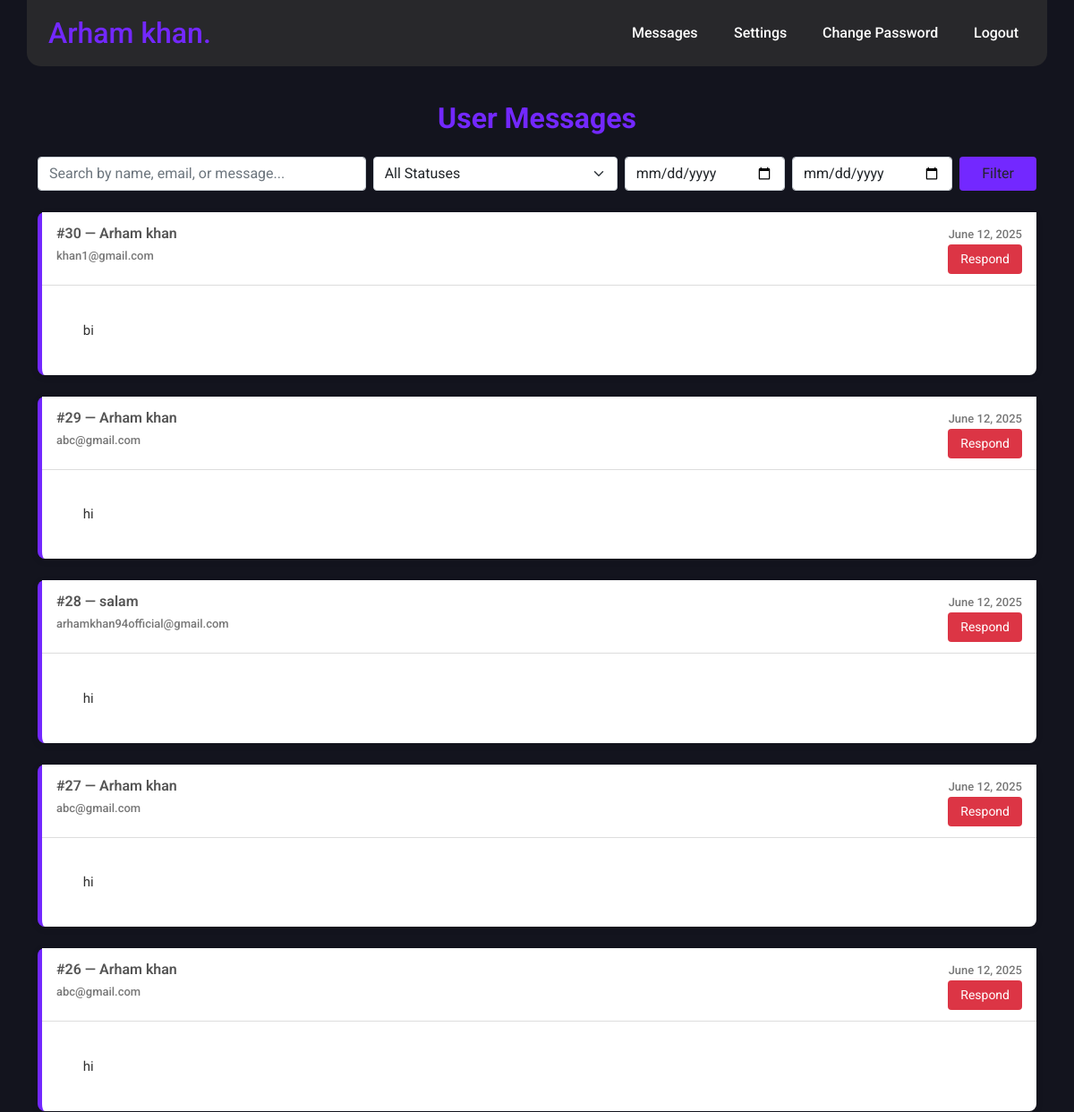
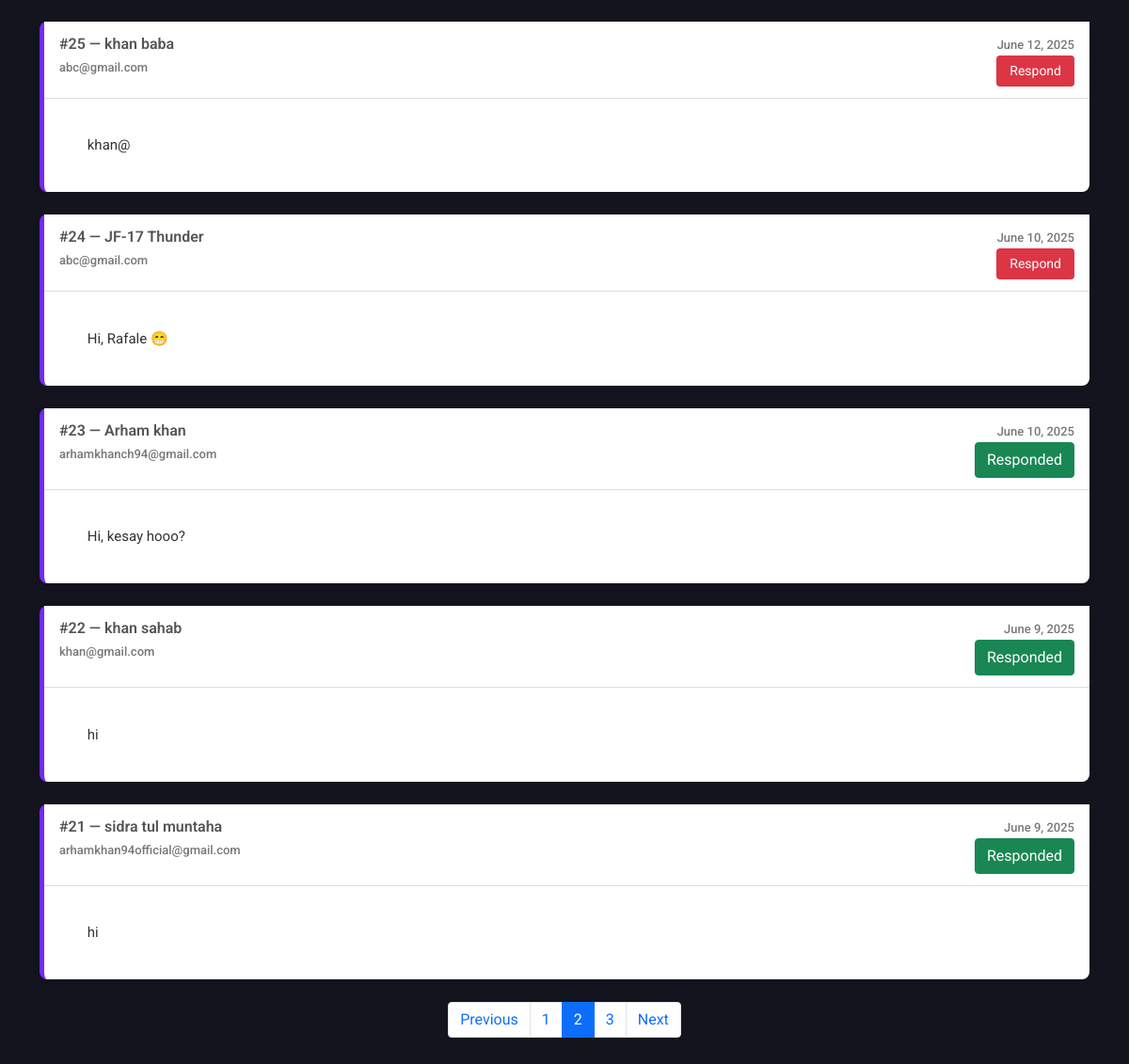
The app's page /my-portfolio-admin/?page=2 (signed in) with its own data (2 pictures, top to bottom).
### portfolioApp/models.py (models this page shows)
class ContactMessage(models.Model):
    name = models.CharField(max_length=100)
    email = models.EmailField()
    message = models.TextField()
    created_at = models.DateField(default=timezone.now)
    responded = models.BooleanField(default=False)

### portfolioApp/views.py (the view)
# urls.py: path('my-portfolio-admin/', views.mainAdmin, name='mainAdmin'),
@login_required(login_url='/login/')
def mainAdmin(request):
    profile = models.Profile.objects.first()
    messages = ContactMessage.objects.all().order_by('-id')  # latest first
    query = request.GET.get('q', '')
    status = request.GET.get('status', '')
    start_date = request.GET.get('start_date', '')
    end_date = request.GET.get('end_date', '')
    if query:
        messages = messages.filter(
            Q(name__icontains=query) |
            Q(email__icontains=query) |
            Q(message__icontains=query)
        )
    if status == 'responded':
        messages = messages.filter(responded=True)
    elif status == 'not_responded':
        messages = messages.filter(responded=False)
    else:
        messages = messages
    if start_date:
        messages = messages.filter(created_at__gte=start_date)
    if end_date:
        messages = messages.filter(created_at__lte=end_date)
    paginator = Paginator(messages, 10)
    page_number = request.GET.get('page')
    page_obj = paginator.get_page(page_number)
    colors  = models.Color.objects.first()
    context = {
        'contactMessages': page_obj,  # use page_obj here
        'profile' : profile,
        'is_admin': True,
        'colors': colors,
    }
    return render(request, 'mainAdmin/mainAdmin.html', context)

### portfolioApp/templates/mainAdmin/mainAdmin.html (shortened to what this page needs)
{% extends "base.html" %}
{% load static %}
{% block content %}
{% include "navbar.html" %}
<div class="container py-5" style='margin-top : 65px;'>
  <h2 class="mb-4 text-center heading">User Messages</h2>
  <form method="GET" class="mb-4">
  <div class="row g-2 align-items-center">
    <div class="col-md-4">
      <input type="text" name="q" class="form-control" placeholder="Search by name, email, or message..." value="{{ request.GET.q }}">
    </div>
    <div class="col-md-3">
      <select name="status" class="form-select">
        <option value="">All Statuses</option>
      </select>
    </div>
    <div class="col-md-2">
      <input type="date" name="start_date" class="form-control" value="{{ request.GET.start_date }}">
    </div>
    <div class="col-md-2">
      <input type="date" name="end_date" class="form-control" value="{{ request.GET.end_date }}">
    </div>
    <div class="col-md-1">
      <button type="submit" class="btn w-100" style='background : var(--color-3);'>Filter</button>
    </div>
  </div>
</form>
{% if contactMessages %}
      {% for message in contactMessages %}
  <div class="message-card">
    <div class="message-header">
      <div>
        <span class="card-label">#{{ message.id }} — {{ message.name }}</span><br>
        <span class="small-text">{{ message.email }}</span>
      </div>
      <div class="text-end">
        <span class="small-text">{{ message.created_at}}</span><br>
        <a href="{% url 'mark_responded' message.id %}"
          class="btn {% if message.responded %}btn-success{% else %}btn-danger respond-btn{% endif %}">
          {% if message.responded %}
            Responded
          {% else %}
            Respond
          {% endif %}
        </a>
      </div>
    </div>
    <div class="message-body">
      <div class="message-box">
        {{ message.message }}
      </div>
    </div>
  </div>
  {% endfor %}
{% else %}
  <div class="alert alert-warning text-center mt-4">
    No messages found matching your criteria.
  </div>
{% endif %}
{% with request.GET.urlencode as query_params %}
  {% if query_params %}
    {% with '&'|add:query_params|cut:'page=' as query_string %}
      <nav class="mt-4">
        <ul class="pagination justify-content-center">
          {% if contactMessages.has_previous %}
            <li class="page-item">
              <a class="page-link" href="?page={{ contactMessages.previous_page_number }}{{ query_string }}">Previous</a>
            </li>
          {% endif %}
          {% for num in contactMessages.paginator.page_range %}
            <li class="page-item {% if contactMessages.number == num %}active{% endif %}">
              <a class="page-link" href="?page={{ num }}{{ query_string }}">{{ num }}</a>
            </li>
          {% endfor %}
          {% if contactMessages.has_next %}
            <li class="page-item">
              <a class="page-link" href="?page={{ contactMessages.next_page_number }}{{ query_string }}">Next</a>
            </li>
          {% endif %}
        </ul>
      </nav>
    {% endwith %}
  {% endif %}
{% endwith %}
{% endblock content %}

### portfolioApp/static/css/style.css (style rules this page uses)
* { margin: 0; padding: 0; box-sizing: border-box; }
html, body { background-color: var(--color-1) !important; color: var(--color-2) !important; position: relative !important; font-family: "Roboto", sans-serif !important; }
html { scroll-padding-top: 80px; }
:root { --color-1 : #13141E !important; --color-2 : #FFFFFF !important; --color-3 : #7328FF !important; --color-4 : #0EF60E !important; --color-5 : #28282B !important; }
span { color: var(--color-3); }

### records on screen
ContactMessage: id "30", name "Arham khan", email "khan1@gmail.com", created_at "June 12, 2025", responded "Respond", message "bi"
ContactMessage: id "29", name "Arham khan", email "abc@gmail.com", created_at "June 12, 2025", responded "Respond", message "hi"
ContactMessage: id "28", name "salam", email "arhamkhan94official@gmail.com", created_at "June 12, 2025", responded "Respond", message "hi"
ContactMessage: id "27", name "Arham khan", email "abc@gmail.com", created_at "June 12, 2025", responded "Respond", message "hi"
ContactMessage: id "26", name "Arham khan", email "abc@gmail.com", created_at "June 12, 2025", responded "Respond", message "hi"
ContactMessage: id "25", name "khan baba", email "abc@gmail.com", created_at "June 12, 2025", responded "Respond", message "khan@"
ContactMessage: id "24", name "JF-17 Thunder", email "abc@gmail.com", created_at "June 10, 2025", responded "Respond", message "Hi, Rafale 😁"
ContactMessage: id "23", name "Arham khan", email "arhamkhanch94@gmail.com", created_at "June 10, 2025", responded "Responded", message "Hi, kesay hooo?"
ContactMessage: id "22", name "khan sahab", email "khan@gmail.com", created_at "June 9, 2025", responded "Responded", message "hi"
ContactMessage: id "21", name "sidra tul muntaha", email "arhamkhan94official@gmail.com", created_at "June 9, 2025", responded "Responded", message "hi"

### other values on screen
{{ num }} "1" "2" "3"
